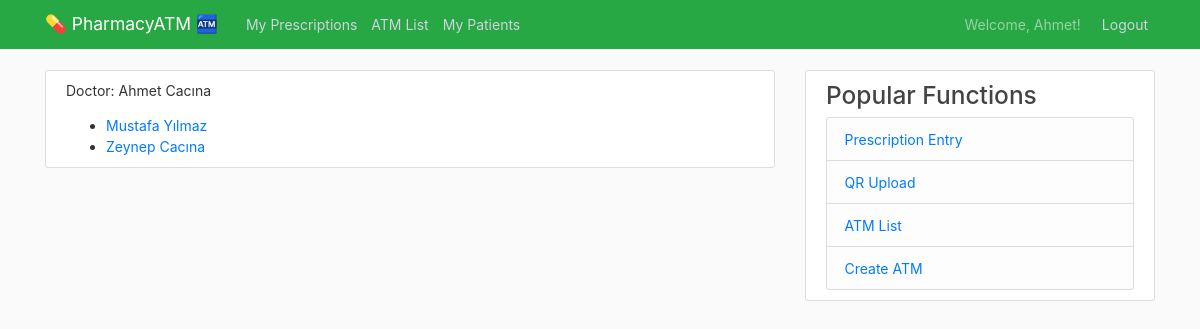
The app's page /patients/ (signed in), older data.
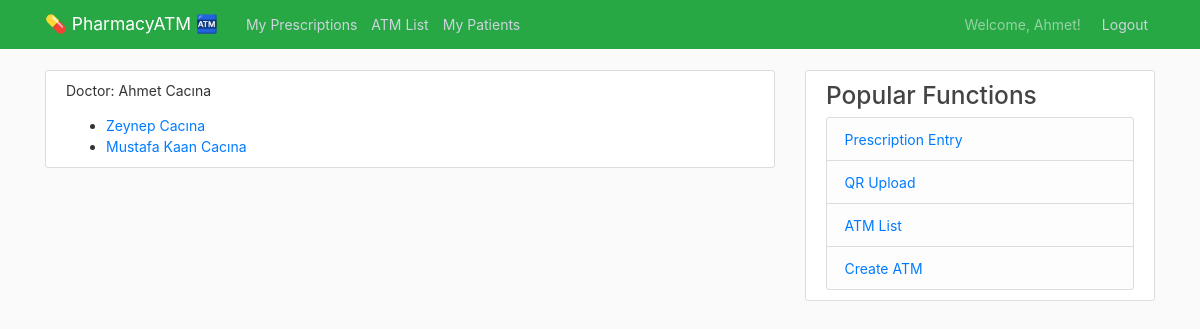
The same page, newer data.
### users/models.py (models this page shows)
class Patient(models.Model):
    user_profile = models.OneToOneField(UserProfile, on_delete=models.CASCADE)
    doctor = models.ForeignKey(UserProfile, on_delete=models.CASCADE, related_name='patients')
    def __str__(self):
        return self.user_profile.user.get_full_name()

class UserProfile(models.Model):
    user = models.OneToOneField(User, on_delete=models.CASCADE)
    role = models.CharField(choices=[('PharmacyOwner', 'Pharmacy Owner'), ('Patient', 'Patient'), ('Doctor', 'Doctor')], max_length=50)
    class Meta:
        ordering = ['user__first_name', 'user__last_name']  # order by first name and last name of the related User
    def __str__(self):
        return f"{self.user.first_name} {self.user.last_name}"

### users/views.py (the view)
# urls.py: path('patients/', doctor_patients, name='doctor_patients'),
@login_required
def doctor_patients(request):
    doctor_profile = request.user.userprofile
    patients = Patient.objects.filter(doctor=doctor_profile)
    context = {'patients': patients}
    return render(request, 'users/doctor_patients.html', context)

### users/templates/users/doctor_patients.html
{% extends "pharmacy/base.html" %}
{% load crispy_forms_tags %}
{% block content %}
    <article class="media content-section">
        <div class="media-body">
  <p>Doctor: {{ request.user.userprofile }}</p>
  <div>
    {% if patients %}
      <ul>
        {% for patient in patients %}
          <li><a href="{% url 'patient_prescriptions' patient.user_profile.pk %}">{{ patient }}</a></li>
        {% endfor %}
      </ul>
    {% else %}
      <p>No patients found.</p>
    {% endif %}
  </div>
           </div>
       </article>
{% endblock %}

Row changes from the older to the newer data that the page shows:
removed Patient: user_profile.last_name "Mustafa Yılmaz"
added Patient: user_profile.last_name "Mustafa Kaan Cacına"
